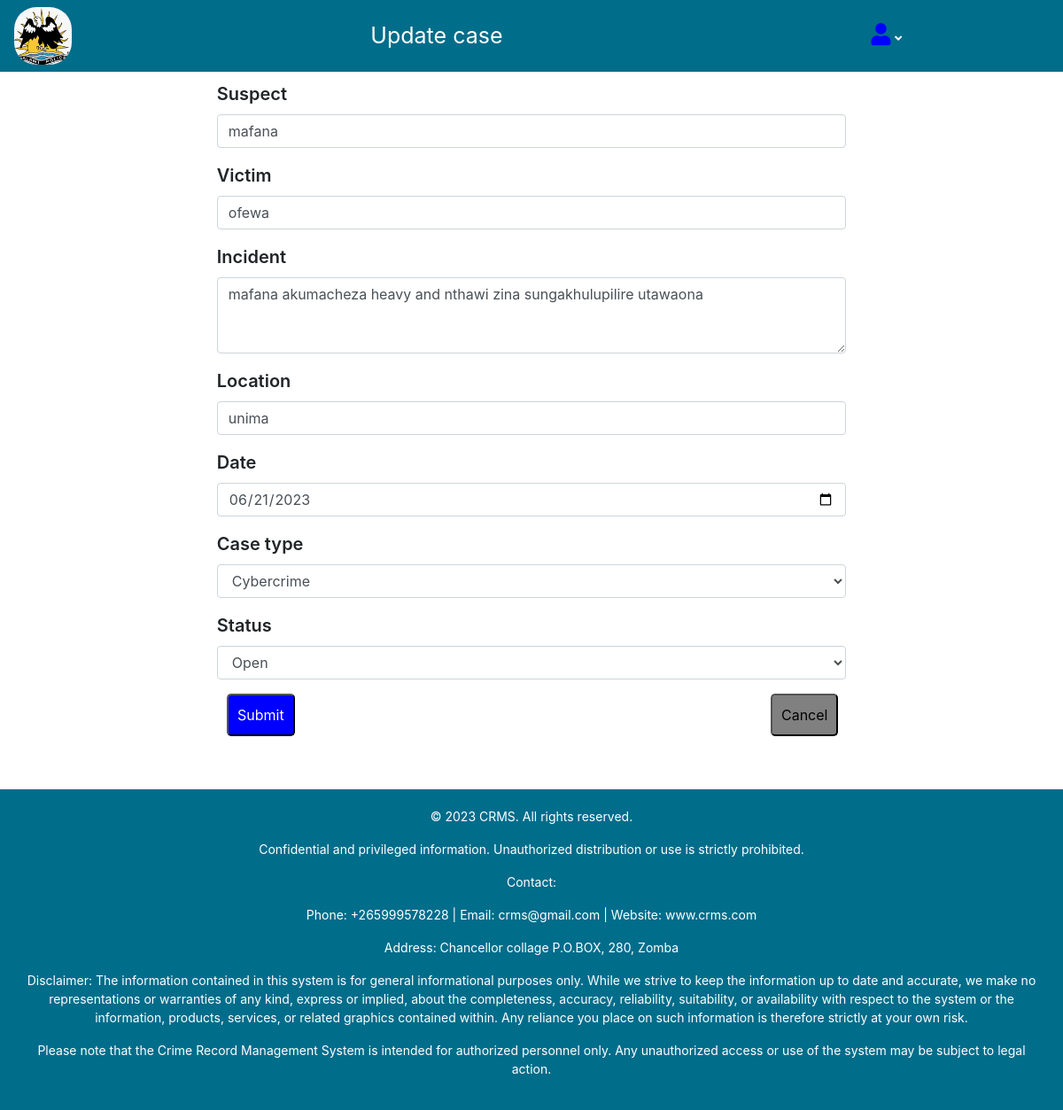
The app's page /cases/update_case.php?id=7 with its own data.
### tables this page shows
CREATE TABLE `cases` (
  `serial_no` varchar(10) NOT NULL,
  `suspect_name` text NOT NULL,
  `victim_name` text NOT NULL,
  `incident` varchar(10000) NOT NULL,
  `location` varchar(100) NOT NULL,
  `date` date NOT NULL,
  `type` varchar(50) NOT NULL,
  `file` binary(255) NOT NULL,
  `status` text NOT NULL,
  `id` int(11) NOT NULL
);

### cases/update_case.php (the view, shortened to what this page needs)
<?php
include('../db/Connections.php');
if (isset($_GET['id'])) {
$id = $_GET['id'];
$sql = "SELECT * FROM cases WHERE id = $id";
$result = mysqli_query($conn, $sql);
$row = mysqli_fetch_assoc($result);
if (isset($row)) {
    $suspect = $row['suspect_name'];
    $victim = $row['victim_name'];
    $incident = $row['incident'];
    $location = $row['location'];
    $date = $row['date'];
    $type = $row['type'];
}
?>
<!DOCTYPE html>
<html>
<head>
    <link rel="stylesheet" href="https://stackpath.bootstrapcdn.com/bootstrap/4.5.2/css/bootstrap.min.css">
    <link rel="stylesheet" href="https://cdnjs.cloudflare.com/ajax/libs/font-awesome/5.15.3/css/all.min.css">
    <link rel="stylesheet" href="https://stackpath.bootstrapcdn.com/bootstrap/4.5.2/css/bootstrap.min.css">
    <link rel="stylesheet" href="https://cdnjs.cloudflare.com/ajax/libs/font-awesome/5.15.3/css/all.min.css">
</head>
<body>
  <header>
    <nav class="navbar navbar-expand-lg " style="background-color: rgb(0, 109, 139);">
      <div class="log">
          <img src="../home/policeLog.PNG" style="height: 65px; width: 65px; margin-left: 5px; border-radius: 25px; margin-left: 0px; margin-top: 0px;">
      </div>
      <div class="collapse navbar-collapse" id="navbarNav">
          <ul class="navbar-nav ml-auto">
          <span class="heading">Update case</span>
        </div>
        <li class="nav-item dropdown">
                    <a  class="nav-link" href="#"  id="profileDropdown" role="button" data-toggle="dropdown" aria-haspopup="true" aria-expanded="false" style="margin-right: 150px;">
                        <i class="fas fa-user" style="font-size: 25px;  color: blue;"></i>
                        <i class="fas fa-angle-down" style=" color: white; font-size: small; font-weight: 550; transition: transform 0.3s;"></i>
                    </a>
                    </li>
     </nav>
  </header>
    <div class="container">
    <div class="box-container">
        <form method="post">
            <div class="form-group">
                <label for="suspect">Suspect</label>
                <input type="text" class="form-control" id="suspect" name="suspect" value="<?php echo $suspect ?? ''; ?>">
            </div>
            <div class="form-group">
                <label for="victim">Victim</label>
                <input type="text" class="form-control" id="victim" name="victim" value="<?php echo $victim ?? ''; ?>">
            </div>
            <div class="form-group">
                <label for="incident">Incident</label>
                <textarea class="form-control" id="incident" name="incident" rows="3"><?php echo $incident ?? ''; ?></textarea>
            </div>
            <div class="form-group">
                <label for="location">Location</label>
                <input type="text" class="form-control" id="location" name="location" value="<?php echo $location ?? ''; ?>">
            </div>
            <div class="form-group">
                <label for="date">Date</label>
                <input type="date" class="form-control" id="date" name="date" value="<?php echo $date ?? ''; ?>">
            </div>
            <div class="form-group">
                <label for="type">Case type</label>
                <select class="form-control" id="type" name="type">
                    <option value="<?php echo $type ?? ''; ?>"><?php echo $type ?? ''; ?></option>
                </select>
            </div>
            <div class="form-group">
                <label for="status">Status</label>
                <select class="form-control" id="status" name="status">
                    <option value="Open">Open</option>
                </select>
            </div>
            <input type="submit" value="Submit" style="padding: 10px; margin-left: 100px;  border-radius: 5px; background-color:blue; color:white">
        <button type="button" onclick="window.history.back();" style="margin-left: 60%; border-radius: 5px; color: wnhite; padding: 10px; background-color:grey;">Cancel</button>
        </form>
    </div>
</div>
</body>
</html>
<?php
}
else{
    echo'no data found';
}
?>

### cases/update_case.php (style rules this page uses)
body { background-color: white; }
form { width: 80%; margin-left: 10%; margin-top: 10px; background-color: white; border-radius: 5px; height: 750px; height: fit-content; border-color: gray; }
label { font-size: 20px; margin-left: 10%; font-weight: 600; }
.heading { color: white; margin-right: 400px; font-size: 25px; }
input[id="suspect"],input[id="victim"],input[id="location"],input[id="date"],select[id="type"],select[id="status"],textarea[id="incident"] { width: 80%; margin-left: 10%; }
button { margin-left: 10%; }
li { list-style: none; }

### records on screen
cases: suspect "mafana", victim "ofewa", incident "mafana akumacheza heavy and nthawi zina sungakhulupilire utawaona", location "unima", date "06/21/2023", type "Cybercrime"
